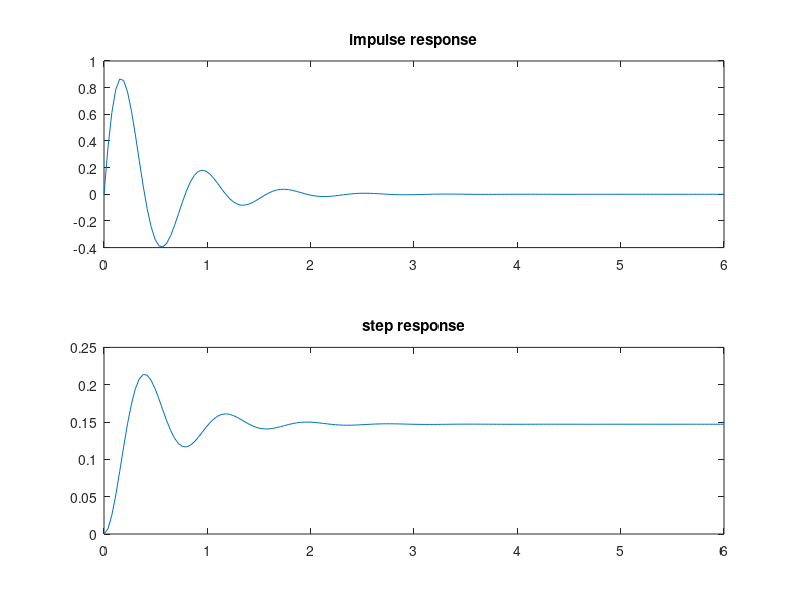
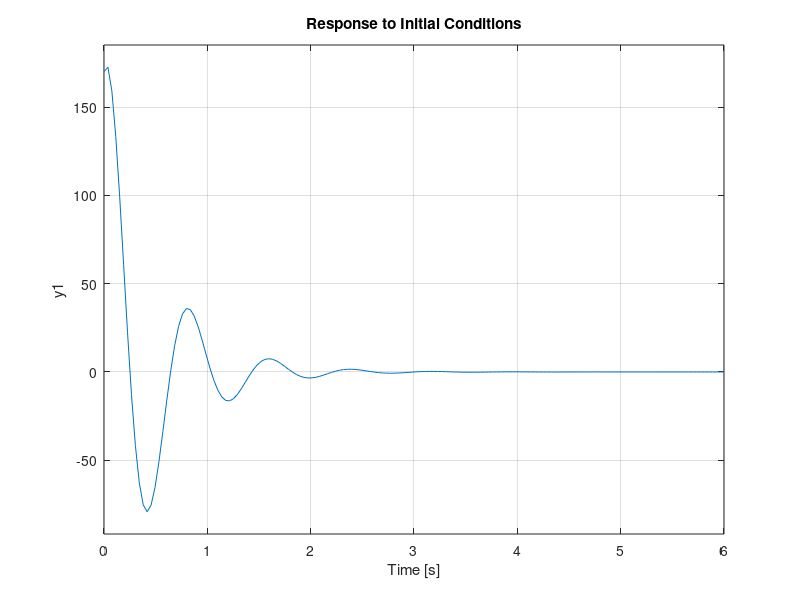

Source code (MATLAB) for these figures, in order:
figure(1);
a=[0 1 0 0; 0 0 1 0; 0 0 0 1; -680 -176 -86 -6];
b=[0;0;0;1];
c=[ 100 20 10 0];
d=0;

sys=ss(a,b,c,d);

[k,t1]=impulse(sys);

subplot(2,1,1), plot(t1,k);
title('impulse response');

[l,t2]=step(sys);

subplot(2,1,2), plot(t2,l);
title('step response');

figure(2)
x0=[1;2;3;4];
initial(sys,x0);
